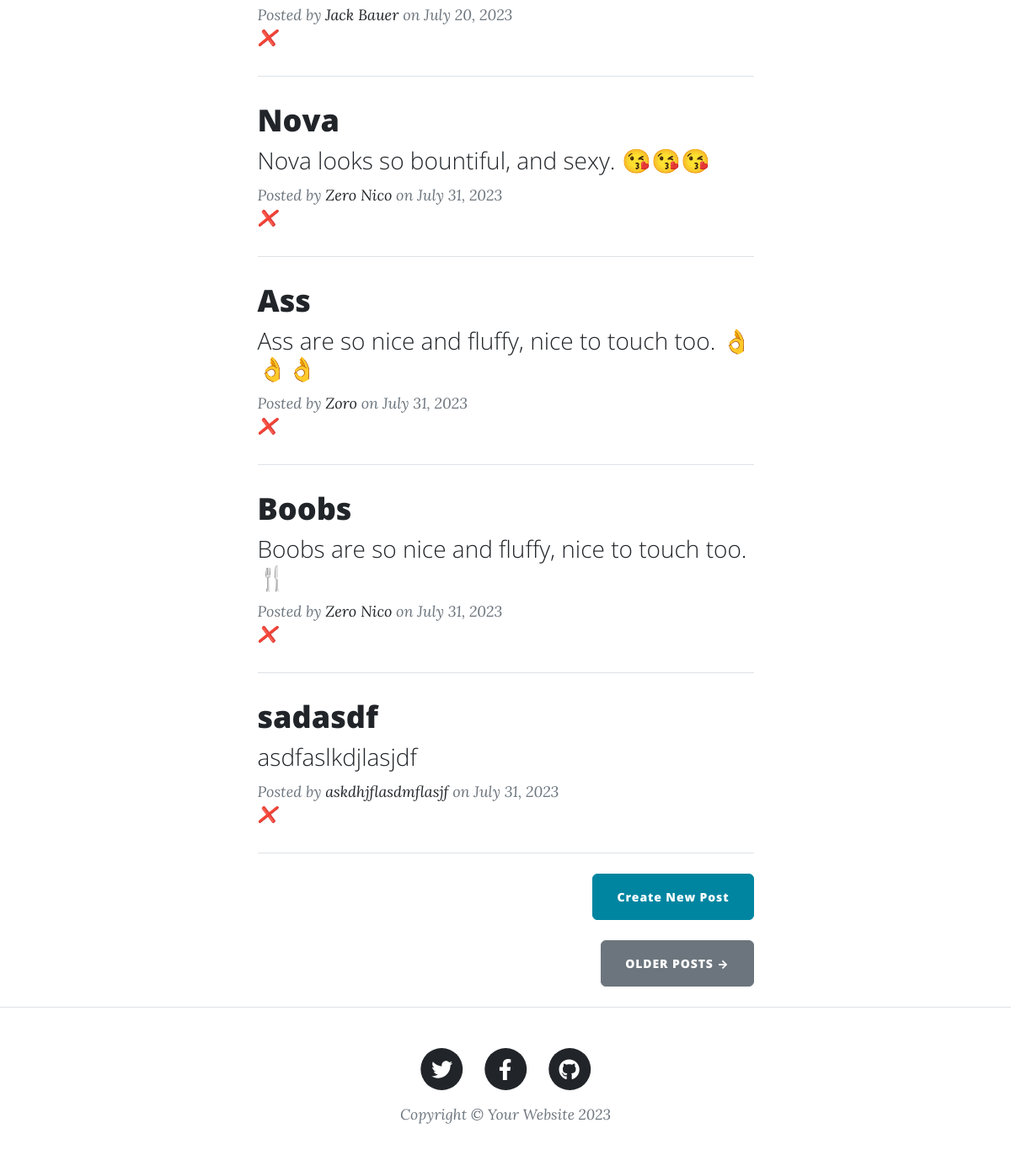
Before: / (lower part) with the older database file.
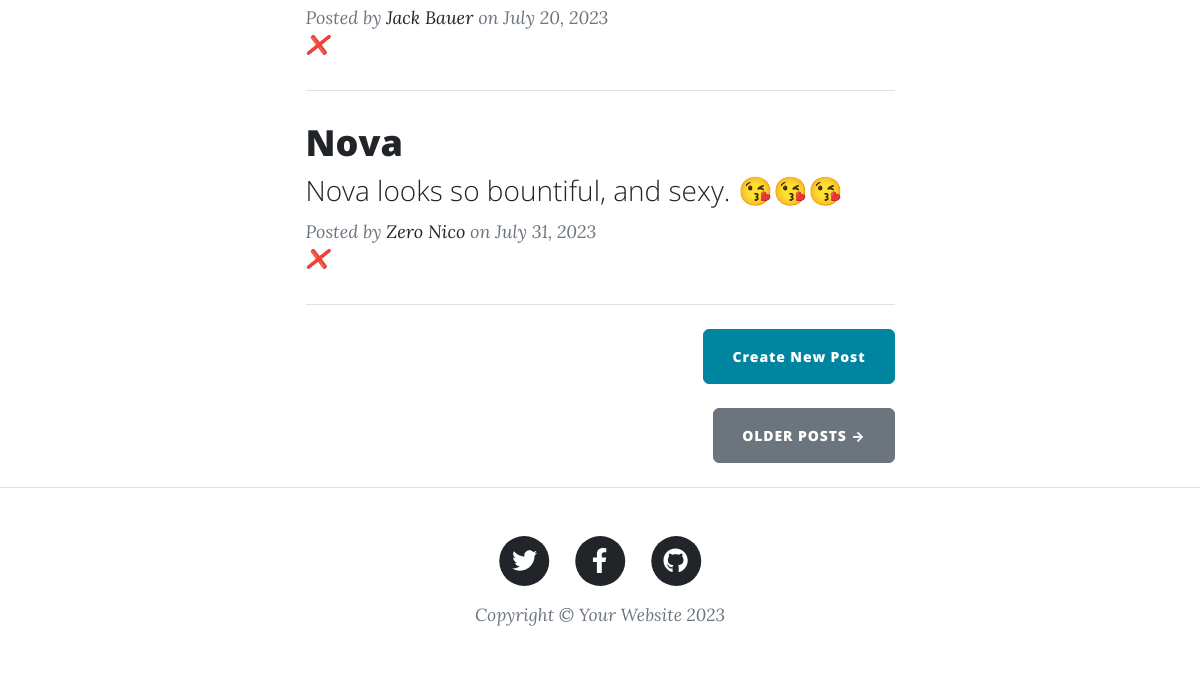
After: the same page with the newer database file.
### main.py (models this page shows)
class BlogPost(db.Model):
    id = db.Column(db.Integer, primary_key=True)
    title = db.Column(db.String(250), unique=True, nullable=False)
    subtitle = db.Column(db.String(250), nullable=False)
    date = db.Column(db.String(250), nullable=False)
    body = db.Column(db.Text, nullable=False)
    author = db.Column(db.String(250), nullable=False)
    img_url = db.Column(db.String(250), nullable=False)
    def to_dict(self):
        return {i.name: getattr(self, i.name) for i in self.__table__.columns}

### main.py (the view)
@app.route("/")
def get_all_posts():
    data = list(db.session.query(BlogPost))
    posts = [i.to_dict() for i in data]
    return render_template("index.html", all_posts=posts)

### templates/index.html (shortened to what this page needs)
{% include "header.html" %}
<div class="container px-4 px-lg-5">
  <div class="row gx-4 gx-lg-5 justify-content-center">
    <div class="col-md-10 col-lg-8 col-xl-7">
      {% for post in all_posts %}
      <div class="post-preview">
        <a href="{{ url_for('show_post', post_id=post.id) }}">
          <h2 class="post-title">{{ post.title }}</h2>
          <h3 class="post-subtitle">{{ post.subtitle }}</h3>
        </a>
        <p class="post-meta">
          Posted by
          <a href="#">{{post.author}}</a>
          on {{post.date}}
          <br>
          <a href="{{url_for('delete_post', post_id=post.id)}}">❌</a>
        </p>
      </div>
      <hr class="my-4" />
      {% endfor %}
      <div class="d-flex justify-content-end mb-4">
        <a class="btn btn-primary float-right" href="{{url_for('make_post')}}">Create New Post</a>
      </div>
      <div class="d-flex justify-content-end mb-4">
        <a class="btn btn-secondary text-uppercase" href="#!">Older Posts →</a>
      </div>
    </div>
  </div>
</div>
{% include "footer.html" %}

### templates/header.html (shortened to what this page needs)
<!DOCTYPE html>
<html lang="en">
  <head>
    {% block styles %}
    {{ bootstrap.load_css() }}
    <link
      href="{{ url_for('static', filename='css/styles.css') }}"
      rel="stylesheet"
    />
    {% endblock %}
  </head>
  <body>

### templates/footer.html (shortened to what this page needs)
<footer class="border-top">
    <div class="container px-4 px-lg-5">
        <div class="row gx-4 gx-lg-5 justify-content-center">
            <div class="col-md-10 col-lg-8 col-xl-7">
                <ul class="list-inline text-center">
                    <li class="list-inline-item">
                        <a href="#!">
                            <span class="fa-stack fa-lg">
                                <i class="fas fa-circle fa-stack-2x"></i>
                                <i class="fab fa-twitter fa-stack-1x fa-inverse"></i>
                            </span>
                        </a>
                    </li>
                    <li class="list-inline-item">
                        <a href="#!">
                            <span class="fa-stack fa-lg">
                                <i class="fas fa-circle fa-stack-2x"></i>
                                <i class="fab fa-facebook-f fa-stack-1x fa-inverse"></i>
                            </span>
                        </a>
                    </li>
                    <li class="list-inline-item">
                        <a href="#!">
                            <span class="fa-stack fa-lg">
                                <i class="fas fa-circle fa-stack-2x"></i>
                                <i class="fab fa-github fa-stack-1x fa-inverse"></i>
                            </span>
                        </a>
                    </li>
                </ul>
                <div class="small text-center text-muted fst-italic">Copyright &copy; Your Website 2023</div>
            </div>
        </div>
    </div>
</footer>
</body>
</html>

Changed rows visible on the page:
removed BlogPost: title "Ass", subtitle "Ass are so nice and fluffy, nice to touch too. 👌👌👌", author "Zoro", date "July 31, 2023"
removed BlogPost: title "Boobs", subtitle "Boobs are so nice and fluffy, nice to touch too. 🍴", author "Zero Nico", date "July 31, 2023"
removed BlogPost: title "sadasdf", subtitle "asdfaslkdjlasjdf", author "askdhjflasdmflasjf", date "July 31, 2023"
